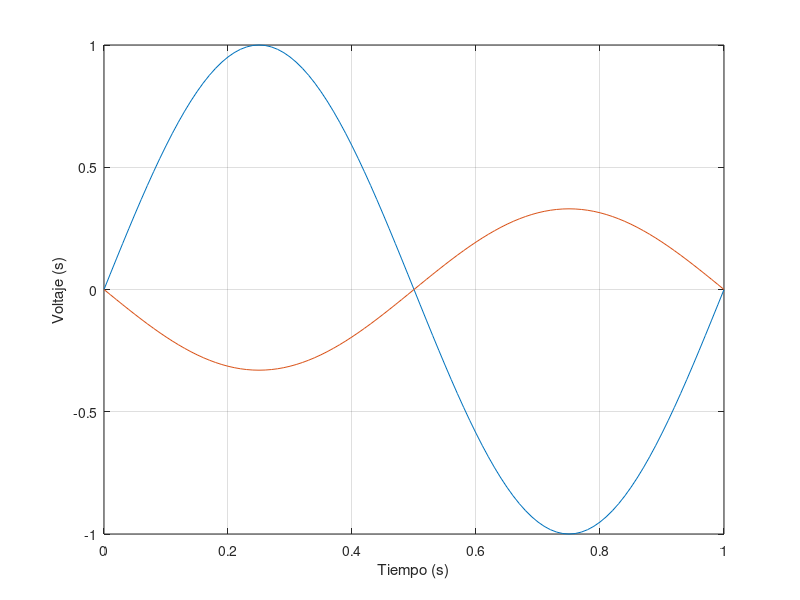

Write MATLAB code to recreate this figure.

%%   ITESS-TICS
%%   Enero-Junio 2024
%%   Matemáticas Áplicadas a Comunicaciones
%%   Unidad 4: Sietemas LIT
%%   Amplificador inversor
%%   27/mayo/2024
%%   FJMP


% parametros de una señal seno
f = 1;
A = 1;

R1 = 1000;
R2 = 330;

% periodo
T = 1/f;
nPuntos = 100;

dt = T/nPuntos;

t = 0:dt:T;
ei = A*sin(2*pi*t);

%% modelo del amplificador
eo = - R2/R1 * ei;


plot(t, ei);
grid on
hold on
xlabel('Tiempo (s)')
ylabel('Voltaje (s)')

plot(t, eo);

